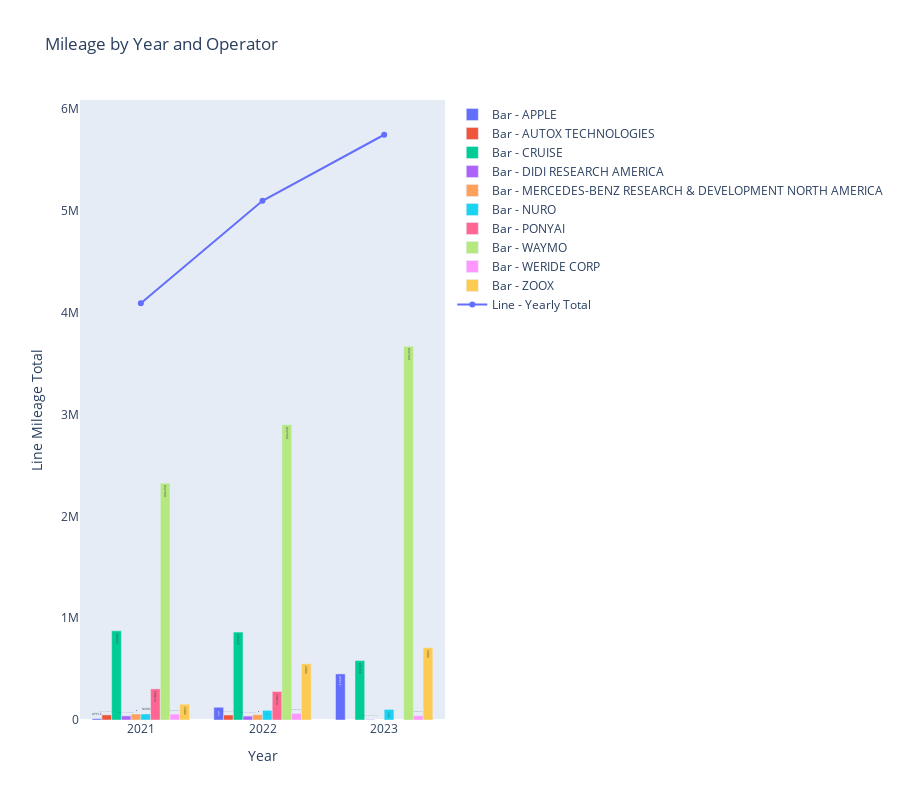

The cell this chart's notebook holds for it:
### Code cell
import plotly.graph_objects as go
from plotly.subplots import make_subplots

# Assuming top_miles and line_go_up DataFrames are already defined as per your data

# Create subplots to allow for a shared x-axis
fig = make_subplots(specs=[[{"secondary_y": False}]])

# Add bar chart for each operator
operators = top_miles['OPERATOR'].unique()
for operator in operators:
    df_filtered = top_miles[top_miles['OPERATOR'] == operator]
    fig.add_trace(go.Bar(x=df_filtered['Year'], y=df_filtered['Mileage Total'], name=f"Bar - {operator}", text=operator),
                  secondary_y=False)

# Add line graph
fig.add_trace(go.Scatter(x=line_go_up['Year'], y=line_go_up['Mileage Total'], mode='lines+markers', name='Line - Yearly Total'),
              secondary_y=False)

# Update axes and layout
fig.update_layout(title_text="Mileage by Year and Operator", height=800)
fig.update_xaxes(title_text="Year")
fig.update_yaxes(title_text="Bar Mileage Total", secondary_y=False)
fig.update_yaxes(title_text="Line Mileage Total", secondary_y=False, showgrid=False)

fig.show()

### Figure 1 — Plotly figure (JSON) as saved in the notebook; plotly's stock layout.template omitted (floating-point values rounded to 4 significant figures)
{"data": [{"name": "Bar - APPLE", "text": "APPLE", "type": "bar", "x": [2021, 2022, 2023], "xaxis": "x", "y": [13272, 125100.0, 452700.0], "yaxis": "y"}, {"name": "Bar - AUTOX TECHNOLOGIES", "text": "AUTOX TECHNOLOGIES", "type": "bar", "x": [2021, 2022], "xaxis": "x", "y": [50108, 49314], "yaxis": "y"}, {"name": "Bar - CRUISE", "text": "CRUISE", "type": "bar", "x": [2021, 2022, 2023], "xaxis": "x", "y": [876100.0, 863100.0, 583600.0], "yaxis": "y"}, {"name": "Bar - DIDI RESEARCH AMERICA", "text": "DIDI RESEARCH AMERICA", "type": "bar", "x": [2021, 2022, 2023], "xaxis": "x", "y": [40740.0, 38270.0, 4004.0], "yaxis": "y"}, {"name": "Bar - MERCEDES-BENZ RESEARCH & DEVELOPMENT NORTH AMERICA", "text": "MERCEDES-BENZ RESEARCH & DEVELOPMENT NORTH AMERICA", "type": "bar", "x": [2021, 2022], "xaxis": "x", "y": [58613, 52980.0], "yaxis": "y"}, {"name": "Bar - NURO", "text": "NURO", "type": "bar", "x": [2021, 2022, 2023], "xaxis": "x", "y": [59100.0, 94980.0, 104000.0], "yaxis": "y"}, {"name": "Bar - PONYAI", "text": "PONYAI", "type": "bar", "x": [2021, 2022], "xaxis": "x", "y": [305600.0, 280412], "yaxis": "y"}, {"name": "Bar - WAYMO", "text": "WAYMO", "type": "bar", "x": [2021, 2022, 2023], "xaxis": "x", "y": [2326000.0, 2900000.0, 3670000.0], "yaxis": "y"}, {"name": "Bar - WERIDE CORP", "text": "WERIDE CORP", "type": "bar", "x": [2021, 2022, 2023], "xaxis": "x", "y": [57970.0, 64560.0, 42380.0], "yaxis": "y"}, {"name": "Bar - ZOOX", "text": "ZOOX", "type": "bar", "x": [2021, 2022, 2023], "xaxis": "x", "y": [155125, 552133, 710400.0], "yaxis": "y"}, {"mode": "lines+markers", "name": "Line - Yearly Total", "type": "scatter", "x": [2021, 2022, 2023], "xaxis": "x", "y": [4092000.0, 5099000.0, 5748000.0], "yaxis": "y"}], "layout": {"height": 800, "title": {"text": "Mileage by Year and Operator"}, "xaxis": {"anchor": "y", "domain": [0, 1], "title": {"text": "Year"}}, "yaxis": {"anchor": "x", "domain": [0, 1], "showgrid": false, "title": {"text": "Line Mileage Total"}}}}
